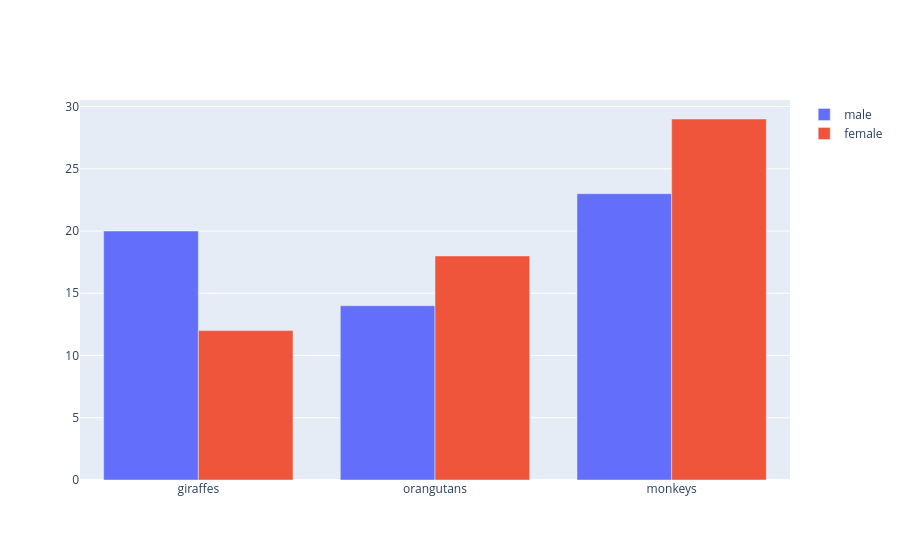

The cell this chart's notebook holds for it:
### Markdown cell above
Tip🙂: you can pass a list to "data" attribute and show more traces in your figure

### Code cell
# we can set the name of each trace using "name" attribute

animals=['giraffes', 'orangutans', 'monkeys']

fig = go.Figure(data=[
    go.Bar(name="male", x=animals, y=[20, 14, 23]),
    go.Bar(name="female",x=animals, y=[12, 18, 29])
])

fig.show()

### Figure 1 — Plotly figure (JSON) as saved in the notebook; plotly's stock layout.template omitted (floating-point values rounded to 4 significant figures)
{"data": [{"name": "male", "type": "bar", "visible": true, "x": ["giraffes", "orangutans", "monkeys"], "y": [20, 14, 23]}, {"name": "female", "type": "bar", "visible": true, "x": ["giraffes", "orangutans", "monkeys"], "y": [12, 18, 29]}], "layout": {"autosize": true, "xaxis": {"autorange": true, "range": [-0.5, 2.5], "type": "category"}, "yaxis": {"autorange": true, "range": [0, 30.53], "type": "linear"}}}
